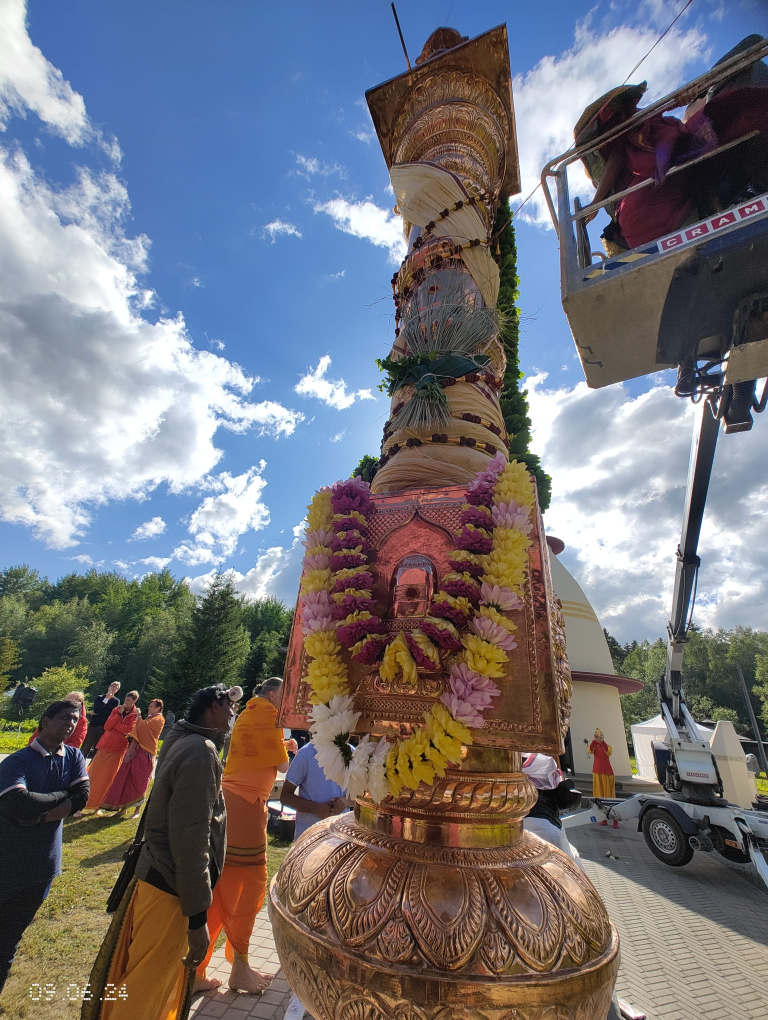
#> input picture assets/Estonia Lillioru 4.jpg, 1536 x 2040 px (shown at 1/2 size)
$ python ImageLoadRotate.py
#> lines starting #> are read from the running program, lines starting #| are printed output that depends on the picture
import  cv2

img = cv2.imread('assets/Estonia Lillioru 4.jpg', -1)
#> img is the input picture: shape (2040, 1536, 3); mean B, G, R 122.2, 115.7, 116.5
img = cv2.resize(img,(0,0), fx= 0.25, fy=0.25)
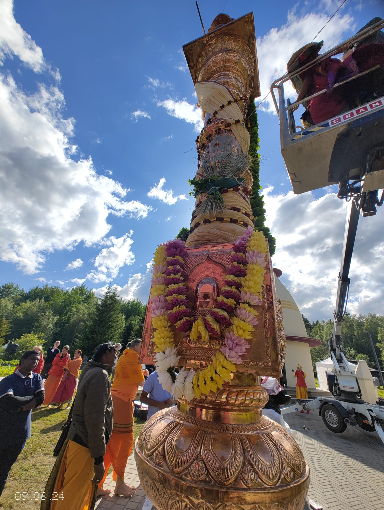
#> img: shape (510, 384, 3); mean B, G, R 122.4, 115.9, 116.7
img = cv2.rotate(img, cv2.ROTATE_90_CLOCKWISE)
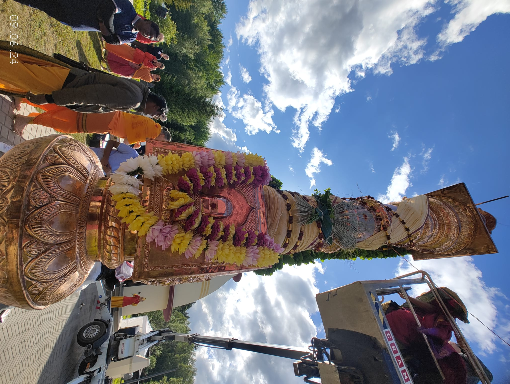
#> img: shape (384, 510, 3); mean B, G, R 122.4, 115.9, 116.7
cv2.imshow('Image', img)
cv2.imwrite('assets/new_img.jpg', img)

cv2.waitKey(0)
cv2.destroyAllWindows

$ run again, with assets/yogi.JPG copied over assets/Estonia Lillioru 4.jpg
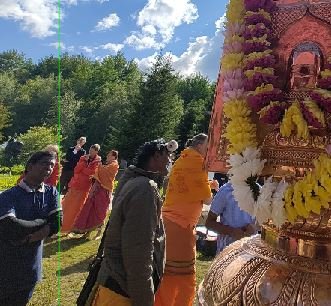
#> input picture assets/yogi.JPG, 331 x 306 px
#> img is the input picture: shape (306, 331, 3); mean B, G, R 79.5, 89.1, 102.5
#> `img = cv2.resize(img,(0,0), fx= 0.25, fy=0.25)`:
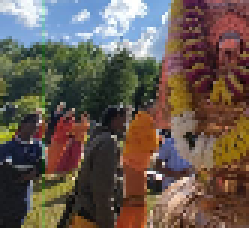
#> img: shape (76, 83, 3) (shown 3 times larger); mean B, G, R 79.7, 89.2, 102.6
#> `img = cv2.rotate(img, cv2.ROTATE_90_CLOCKWISE)`:
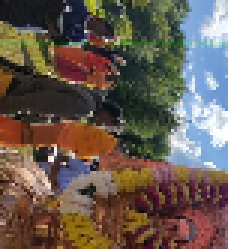
#> img: shape (83, 76, 3) (shown 3 times larger); mean B, G, R 79.7, 89.2, 102.6
